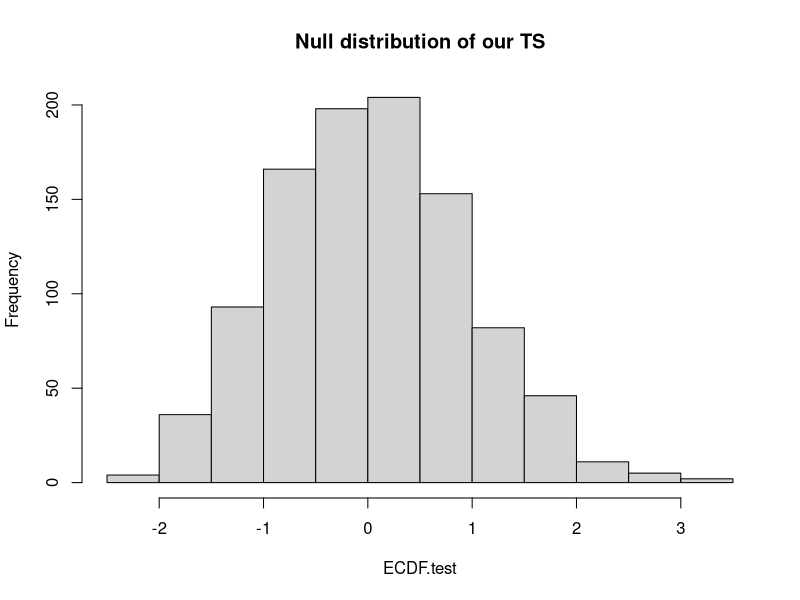

Write R code to recreate this figure.
sol.test.stat <- function(n, data, dist, par1=c(0,1)){
j <- 1:(n-1)
data <- sort(data)
cc <- (n-j+1)/n
dd <- (dist(data[j+1])-dist(data[j]))/(1-dist(data[j]))
T <- cc*dd
sqrt(n)*sum(T-(1/n))
}
# histogram:

ECDF.test <- replicate(1000, sol.test.stat(n=50, data=rnorm(50), 
                                         dist=pnorm, par1=c(0,1)))
hist(ECDF.test, main="Null distribution of our TS") 
ECDF.test[200]
